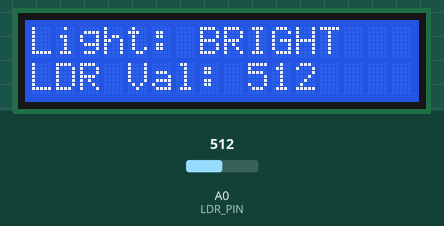
Recording of a sketch running on a simulated Arduino Uno, built with avr-gcc and run on an emulated ATmega328P. Parts: 16×2 character LCD. The inputs (shaded band) are chosen by the test bench; at power-on: A0 (LDR_PIN) = 512. What the sketch prints to the serial monitor is not drawn.

Above: at 3.2 s.
3.3 s: A0 (LDR_PIN) set to 303
At 5.9 s:
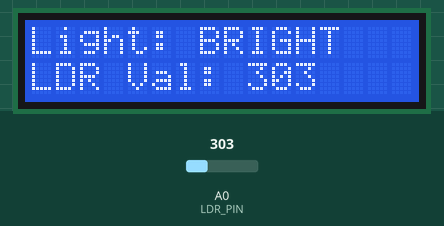
7.1 s: A0 (LDR_PIN) set to 276
At 9.2 s:
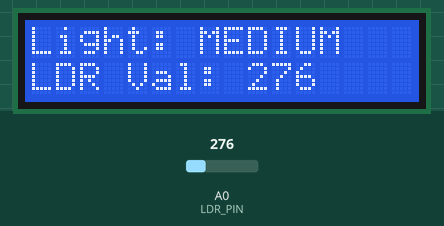
10.9 s: A0 (LDR_PIN) set to 200
At 12.5 s:
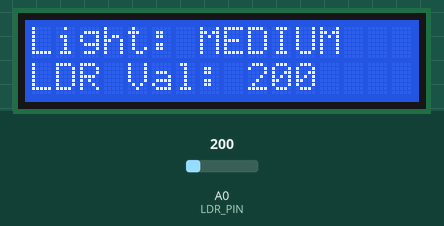
14.7 s: A0 (LDR_PIN) set to 175
At 17.9 s:
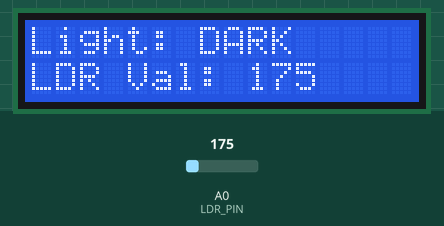
Timing chart, 0 to 19.4 s (numbered marks = the images above; inputs shaded):
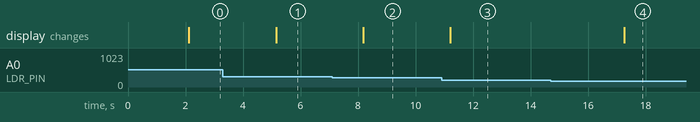

The sketch:

ldr_lcddisplay.ino
```cpp
#include <Wire.h>
#include <LiquidCrystal_I2C.h>

LiquidCrystal_I2C lcd(0x27, 16, 2);

const int LDR_PIN = A0;
const int DARK_THRESHOLD = 190;
const int MEDIUM_THRESHOLD = 290;

void setup() {
  Serial.begin(9600);
  pinMode(LDR_PIN, INPUT);

  lcd.init();
  lcd.backlight();
  lcd.setCursor(0, 0);
  lcd.print("LDR Monitor");
  lcd.setCursor(0, 1);
  lcd.print("Starting...");
  delay(2000);
  lcd.clear();
}

void loop() {
  int sensorValue = analogRead(LDR_PIN);
  String lightLevel = categorizeLight(sensorValue);

  Serial.print("Light Level: ");
  Serial.println(lightLevel);
  Serial.print("LDR Value: ");
  Serial.println(sensorValue);

  lcd.clear();
  lcd.setCursor(0, 0);
  lcd.print("Light: ");
  lcd.print(lightLevel);

  lcd.setCursor(0, 1);
  lcd.print("LDR Val: ");
  lcd.print(sensorValue);

  delay(3000);
}

String categorizeLight(int value) {
  if (value < DARK_THRESHOLD) return "DARK";
  else if (value < MEDIUM_THRESHOLD) return "MEDIUM";
  else return "BRIGHT";
}
```

Measured:
- the behaviour switches between 290 and 289 on A0 (LDR_PIN) (found by bisection; images 1 and 2)
- the behaviour switches between 190 and 189 on A0 (LDR_PIN) (found by bisection; images 3 and 4)
- after the input at 3.3 s, the display: changes after 1.8 s (image 1)
- after the input at 7.1 s, the display: changes after 1.1 s (image 2)
- after the input at 10.9 s, the display: changes after 0.30 s (image 3)
- after the input at 14.7 s, the display: changes after 2.6 s (image 4)
